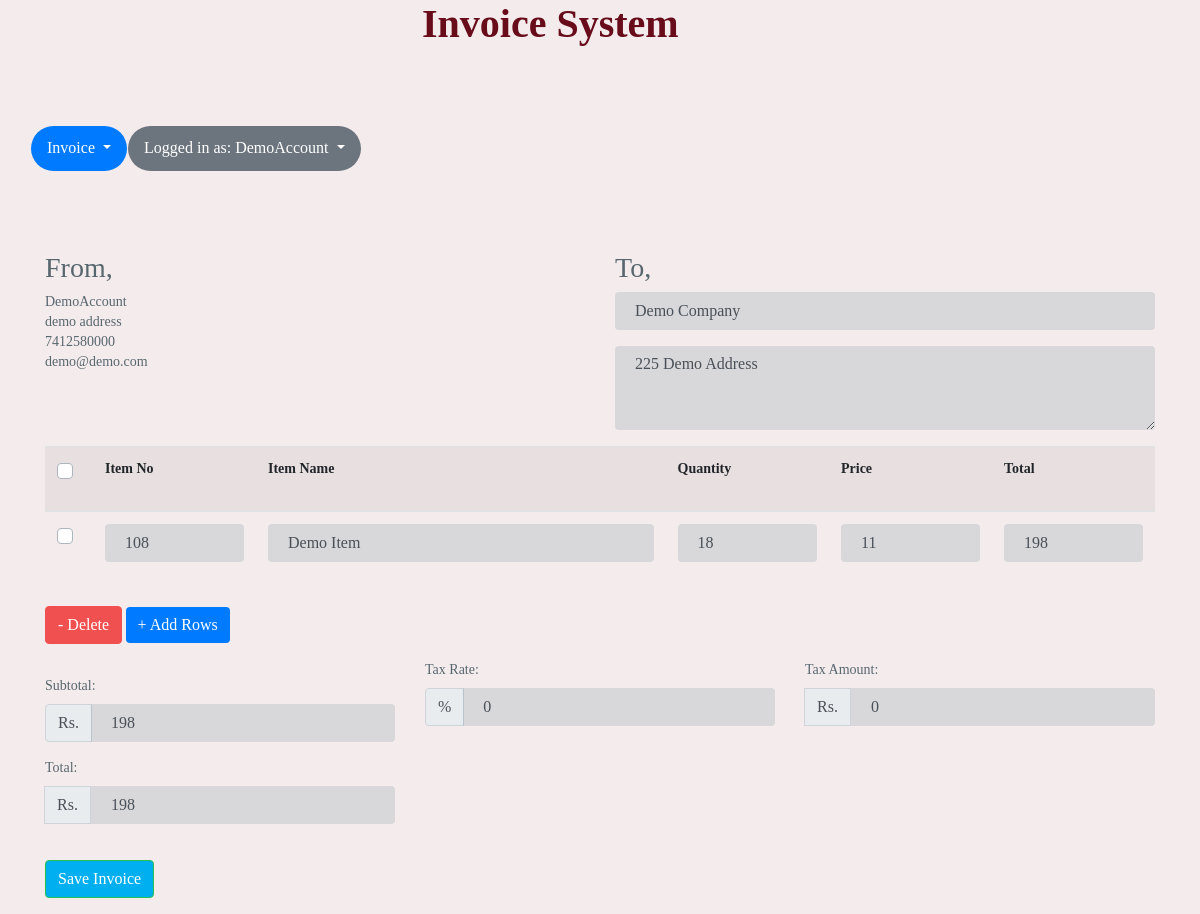
Screenshot of /edit_invoice.php?update_id=3 (signed in) with the database file from the repository.
### tables this page shows
CREATE TABLE `invoice_order` (
  `user_id` int(11) NOT NULL,
  `order_id` int(11) NOT NULL,
  `order_receiver_name` varchar(255) NOT NULL,
  `order_receiver_address` varchar(255) NOT NULL,
  `order_total_before_tax` varchar(255) NOT NULL,
  `order_total_tax` varchar(255) NOT NULL,
  `order_tax_per` varchar(255) NOT NULL,
  `order_total_after_tax` varchar(255) NOT NULL,
  `order_amount_paid` varchar(255) NOT NULL,
  `order_total_amount_due` varchar(255) NOT NULL,
  `order_date` datetime NOT NULL DEFAULT CURRENT_TIMESTAMP,
  `note` varchar(255) NOT NULL
);

CREATE TABLE `invoice_order_item` (
  `order_id` int(11) NOT NULL,
  `item_code` varchar(255) NOT NULL,
  `item_name` varchar(255) NOT NULL,
  `order_item_quantity` varchar(255) NOT NULL,
  `order_item_price` varchar(255) NOT NULL,
  `order_item_final_amount` varchar(255) NOT NULL
);

### Invoice.php (called while the page is built, shortened)
<?php
class Invoice{
	private $host  = 'localhost';
    private $user  = 'root';
    private $password   = "";
    private $database  = "simpleinvoicephp";
    private $invoiceOrderTable = 'invoice_order';
	private $invoiceOrderItemTable = 'invoice_order_item';
	private $dbConnect = false;
    public function __construct(){
        if(!$this->dbConnect){
            $conn = new mysqli($this->host, $this->user, $this->password, $this->database);
            if($conn->connect_error){
                die("Error failed to connect to MySQL: " . $conn->connect_error);
            }else{
                $this->dbConnect = $conn;
            }
        }
    }
	private function getData($sqlQuery) {
		$result = mysqli_query($this->dbConnect, $sqlQuery);
		$data= array();
		while ($row = mysqli_fetch_array($result, MYSQLI_ASSOC)) {
			$data[]=$row;
		}
		return $data;
	}
	public function getInvoice($invoiceId){
		$sqlQuery = "SELECT * FROM ".$this->invoiceOrderTable."
			WHERE user_id = '".$_SESSION['userid']."' AND order_id = '$invoiceId'";
		$result = mysqli_query($this->dbConnect, $sqlQuery);
		$row = mysqli_fetch_array($result, MYSQLI_ASSOC);
		return $row;
	}
	public function getInvoiceItems($invoiceId){
		$sqlQuery = "SELECT * FROM ".$this->invoiceOrderItemTable."
			WHERE order_id = '$invoiceId'";
		return  $this->getData($sqlQuery);
	}
}
?>

### edit_invoice.php (the view, shortened to what this page needs)
<?php
include('header.php');
include 'Invoice.php';
$invoice = new Invoice();
$invoice->checkLoggedIn();
if(!empty($_GET['update_id']) && $_GET['update_id']) {
	$invoiceValues = $invoice->getInvoice($_GET['update_id']);
	$invoiceItems = $invoice->getInvoiceItems($_GET['update_id']);
}
?>
<link href="css/style.css" rel="stylesheet">
<div class="container content-invoice">
    	<div class="cards">
    		<div class="card-bodys">
    			<form action="" id="invoice-form" method="post" class="invoice-form" role="form" novalidate="">
	    	<div class="load-animate animated fadeInUp">
		    	<div class="row">
		    		<div class="col-xs-12">
		    			<h1 class="title"> Invoice System</h1>
						<?php include('menu.php');?>
		    		</div>
		    	</div>
		    	<div class="row">
		      		<div class="col-xs-12 col-sm-6 col-md-6 col-lg-6">
		      			<h3>From,</h3>
						<?php echo $_SESSION['user']; ?><br>
						<?php echo $_SESSION['address']; ?><br>
						<?php echo $_SESSION['mobile']; ?><br>
						<?php echo $_SESSION['email']; ?><br>
		      		</div>
		      		<div class="col-xs-12 col-sm-6 col-md-6 col-lg-6">
		      			<h3>To,</h3>
		      			<div class="form-group">
							<input value="<?php echo $invoiceValues['order_receiver_name']; ?>" type="text" class="form-control" name="companyName" id="companyName" placeholder="Company Name" autocomplete="off">
						</div>
						<div class="form-group">
							<textarea class="form-control" rows="3" name="address" id="address" placeholder="Your Address"><?php echo
							 $invoiceValues['order_receiver_address']; ?></textarea>
						</div>
		      		</div>
		      	</div>
		      	<div class="row">
		      		<div class="col-xs-12 col-sm-12 col-md-12 col-lg-12">
		      			<table class="table table-condensed table-striped" id="invoiceItem">
							<tr>
								<th width="2%">
								  <div class="custom-control custom-checkbox mb-3">
                                  </div>
                                </th>
								<th width="15%">Item No</th>
								<th width="38%">Item Name</th>
								<th width="15%">Quantity</th>
								<th width="15%">Price</th>
								<th width="15%">Total</th>
							</tr>
							<?php
							$count = 0;
							foreach($invoiceItems as $invoiceItem){
								$count++;
							?>
							<tr>
								<td><div class="custom-control custom-checkbox">
		                        </div></td>
								<td><input type="text" value="<?php echo $invoiceItem["item_code"]; ?>" name="productCode[]" id="productCode_<?php echo $count; ?>" class="form-control" autocomplete="off"></td>
								<td><input type="text" value="<?php echo $invoiceItem["item_name"]; ?>" name="productName[]" id="productName_<?php echo $count; ?>" class="form-control" autocomplete="off"></td>
								<td><input type="number" value="<?php echo $invoiceItem["order_item_quantity"]; ?>" name="quantity[]" id="quantity_<?php echo $count; ?>" class="form-control quantity" autocomplete="off"></td>
								<td><input type="number" value="<?php echo $invoiceItem["order_item_price"]; ?>" name="price[]" id="price_<?php echo $count; ?>" class="form-control price" autocomplete="off"placeholder="Rs."></td>
								<td><input type="number" value="<?php echo $invoiceItem["order_item_final_amount"]; ?>" name="total[]" id="total_<?php echo $count; ?>" class="form-control total" autocomplete="off"></td>
							</tr>
							<?php } ?>
						</table>
		      		</div>
		      	</div>
		      	<div class="row mt-3 mb-3">
		      		<div class="col-xs-12 col-sm-3 col-md-3 col-lg-3">
		      			<button class="btn btn-danger delete" id="removeRows" type="button">- Delete</button>
		      			<button class="btn btn-primary border-0" id="addRows" type="button">+ Add Rows</button>
		      		</div>
		      	</div>
		      	<div class="row">
				 	    <div class="col-xs-12 col-sm-4 col-md-4 col-lg-4">
							<div class="form-group mt-3 mb-3">
								<label>Subtotal: &nbsp;</label>
								<div class="input-group">
									<div class="input-group-prepend currency">
										<span class="input-group-text currency">Rs.</span>
									</div>
									<input value="<?php echo $invoiceValues['order_total_before_tax']; ?>" type="number" class="form-control" name="subTotal" id="subTotal" placeholder="Subtotal">
								</div>
							</div>
						</div>
						<div class="col-xs-12 col-sm-4 col-md-4 col-lg-4">
							<div class="form-group">
								<label>Tax Rate: &nbsp;</label>
								<div class="input-group">
								<div class="input-group-prepend">
									<span class="input-group-text">%</span>
								</div>
									<input value="<?php echo $invoiceValues['order_tax_per']; ?>" type="number" class="form-control" name="taxRate" id="taxRate" placeholder="Tax Rate">
								</div>
							</div>
						</div>
						<div class="col-xs-12 col-sm-4 col-md-4 col-lg-4">
							<div class="form-group">
								<label>Tax Amount: &nbsp;</label>
								<div class="input-group">
									<div class="input-group-append currency"><span class="input-group-text">Rs.</span></div>
									<input value="<?php echo $invoiceValues['order_total_tax']; ?>" type="number" class="form-control" name="taxAmount" id="taxAmount" placeholder="Tax Amount">
								</div>
							</div>
							</div>
							<div class="col-xs-12 col-sm-4 col-md-4 col-lg-4">
							<div class="form-group">
								<label>Total: &nbsp;</label>
								<div class="input-group">
									<div class="input-group-append currency"><span class="input-group-text">Rs.</span></div>
									<input value="<?php echo $invoiceValues['order_total_after_tax']; ?>" type="number" class="form-control" name="totalAftertax" id="totalAftertax" placeholder="Total">
								</div>
							</div>
							</div>
							</div>
							</div>
							</div>
							</div>
						<br>
						<div class="form-group">
			      			<input data-loading-text="Updating Invoice..." type="submit" name="invoice_btn" value="Save Invoice" class="btn btn-success submit_btn invoice-save-btm">
			      		</div>
		      		</div>
<?php include('footer.php');?>

### css/style.css (style rules this page uses)
html { background-color1: #f0f3f4; position: relative; min-height: 100%; }
.btn-success, .panel-success { background-color: #00AFEF; border-color: #27c24c !important; color: #fff !important; }
.btn-primary, .panel-primary { border-color: #7266ba; color: #fff !important; }
.btn-danger, .panel-danger { background-color: #f05050; border-color: #f05050; color: #fff !important; }
input[type="number"] { -moz-appearance: textfield; }
.form-control { border: none; background-color: rgba(96, 125, 139, 0.19); padding-left: 1.25rem; padding-right: 1.25rem; -webkit-transition: background-color 0.3s ease; transition: background-color 0.3s ease; }
.title { text-align: center; color: #680b1a; padding-left: 392px; padding-bottom: 70px; font-weight: bold; }

### rows the page displays
invoice_order: companyName "Demo Company", address "225 Demo Address", subTotal "198", taxRate "0", taxAmount "0", totalAftertax "198"
invoice_order_item: item_code "108", item_name "Demo Item", order_item_quantity "18", order_item_price "11", order_item_final_amount "198"

### other values shown
$_SESSION['user'] "DemoAccount"
$_SESSION['address'] "demo address"
$_SESSION['mobile'] "7412580000"
$_SESSION['email'] "demo@demo.com"
